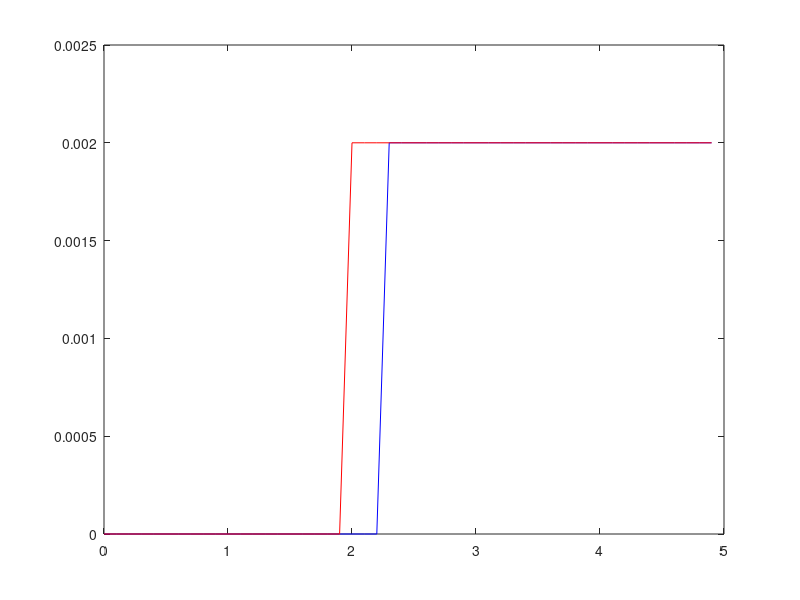

Write MATLAB code to recreate this figure.
A=[-520 -220 0 0 0
220 -500 -999994 0 2e8
0 1 0 0 0
0 0 66667 -0.1667 -1.3333e7
0 0 0 1 0]
B=[1000;
0 
0
0
0];
C=[0 0 0 0 1];
sysc= ss(A,B,C,0);

%Number of states
n=5;
% Detection, Processing and merging times
T_d = 4e-03;
T_p = 10e-03;
T_m = 42e-03;

% number of cores
Y = 4;

% Sensing time with parallelisation
T_sensing = T_d + (2 * T_p) + (T_m);

% Computation and Actuation time

T_computation = 1.5e-03;
T_actuation = 0.5e-03;



tau_t = (T_sensing + T_computation + T_actuation);

% period of camera frame arrival
fh = 1/30;  % 30 fps

% Sensing to Actuation Delay
tau = (ceil(tau_t / fh))*fh;


% sampling period is equal to delay
h=tau;



%% discretization with delay
%%sysd= c2d(sysc, h); phi = sysd.a; Gamma = sysd.b; C = sysd.c;
%%Gamma0 = inv(A)*(expm(A*(h-tau))-expm(A*0))*B;
%%Gamma1 = inv(A)*(expm(A*h)-expm(A*(h-tau)))*B;
 
sysc= ss(A,B,C,0);
sysd= c2d(sysc, h); Ad = sysd.a; Bd= sysd.b; Cd = sysd.c;
n = 5;
%Frames processed
gamma = 1;

%% augmented system with delay
phi = [Ad Bd zeros(n,gamma-1);
zeros(gamma-1,n) zeros(gamma-1,1) eye(gamma-1, gamma -1);
zeros(1,n) zeros(1,1) zeros(1,gamma-1) ];
Gamma = [zeros(n+gamma-1,1);1];
C = [Cd zeros(1,gamma)];
%% augmentation for the integral tracking action
phi_aug= [phi zeros(n+gamma,1);
C 1];
Gamma_aug= [Gamma; 0];
C_aug= [C 0];
%% LQR tracking controller
Q = [zeros(n+gamma, n+gamma) zeros(n+gamma,1);zeros(1,n+gamma) 10^10];
[X,L,G] = dare(phi_aug, Gamma_aug, Q, 0.01);
K = -G;
x0 = [0;0;0.00;0;0;];
z0 = [x0; zeros(gamma,1)];
x(1) = C*z0;
time(1) = 0;
e(1) = C*z0;
for i=1:50
if i==1
time(1) = 0;
else
time(i) = time(i-1) + h;
end
y(i) = C*z0;
if i>20
Road(i) = 0.002;
else
Road(i) = 0;
end
e(i+1) = e(i) + y(i) -Road(i);
u = K*[z0;e(i)];
z_1 = phi*z0 + Gamma*u;
z0 = z_1;
end
plot(time, y,'b', time, Road,'r')
